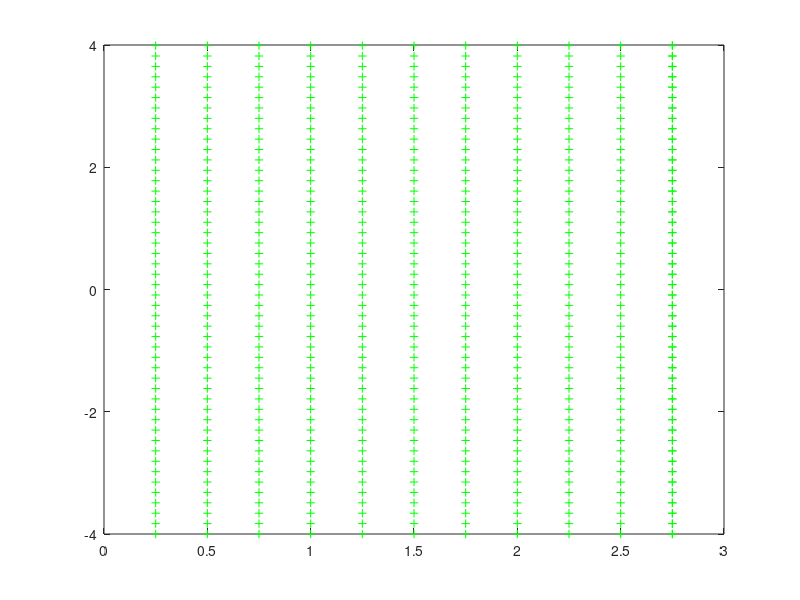

Here is the MATLAB script that generated this plot:
function [x_camera, y_camera] = camera()

N = 4;
b = 8;
range_1_x = 0.5*ones(1, b + 10*N); range_2_x = 1*ones(1, b + 10*N); range_3_x = 1.5*ones(1, b + 10*N);
range_4_x = 2*ones(1, b + 10*N); range_5_x = 2.5*ones(1, b + 10*N); range_6_x = 3*ones(1, b + 10*N);  
range_7_x = 3.5*ones(1, b + 10*N); range_8_x = 4*ones(1, b + 10*N);  range_9_x = 4.5*ones(1, b + 10*N); 
range_10_x = 5*ones(1, b + 10*N);
range_11_x = 5.5*ones(1, b + 10*N);
range_11_y = (-4:0.17:4);


x_camera = [range_1_x range_2_x range_3_x range_4_x range_5_x range_6_x range_7_x range_8_x ...
           range_9_x range_10_x range_11_x range_11_x]*0.5;
       
y_camera = [range_11_y range_11_y range_11_y range_11_y range_11_y range_11_y range_11_y range_11_y  ...
           range_11_y range_11_y range_11_y range_11_y];

figure(9);
plot(x_camera,y_camera,'g+');

end